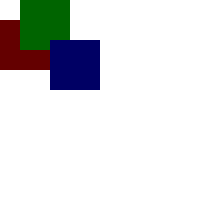
Frame 1 (no input)
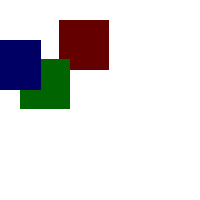
Frame 60 (the mouse pressed at the canvas centre just before this capture)
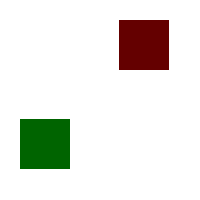
Frame 120 (the mouse held since frame 60 and released just before this capture)

The Processing sketch that drew these frames (run headless with seeded random() and noise(); from frame 60 on, the mouse is pressed at the canvas centre):

// Processing sketch: Question1
// ── Question1.pde
int i;
void setup() {
  size(200, 200);
  noStroke(); fill(255, 204, 0);
  i = 0;
}
void draw() {
  background(255);
  fill(100,0,0);
  rect(i, 20, 50, 50);
  fill(0,100,0);
  rect(20, i, 50, 50);
  fill(0,0,100);
  rect(50-i, 40, 50, 50);
  i++;
}
